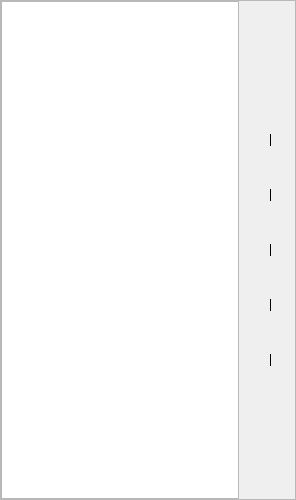
       <widget class="QFrame" name="frame_subcontents">
        <property name="minimumSize">
         <size>
          <width>0</width>
          <height>0</height>
         </size>
        </property>
        <property name="maximumSize">
         <size>
          <width>400</width>
          <height>16777215</height>
         </size>
        </property>
        <property name="frameShape">
         <enum>QFrame::Shape::StyledPanel</enum>
        </property>
        <property name="frameShadow">
         <enum>QFrame::Shadow::Raised</enum>
        </property>
        <layout class="QHBoxLayout" name="horizontalLayout_4" stretch="4,1">
         <property name="leftMargin">
          <number>0</number>
         </property>
         <property name="topMargin">
          <number>0</number>
         </property>
         <property name="rightMargin">
          <number>0</number>
         </property>
         <property name="bottomMargin">
          <number>0</number>
         </property>
         <item>
          <widget class="QTextBrowser" name="browser_guide">
           <property name="html">
            <string>&lt;!DOCTYPE HTML PUBLIC &quot;-//W3C//DTD HTML 4.0//EN&quot; &quot;http://www.w3.org/TR/REC-html40/strict.dtd&quot;&gt;
&lt;html&gt;&lt;head&gt;&lt;meta name=&quot;qrichtext&quot; content=&quot;1&quot; /&gt;&lt;meta charset=&quot;utf-8&quot; /&gt;&lt;style type=&quot;text/css&quot;&gt;
p, li { white-space: pre-wrap; }
hr { height: 1px; border-width: 0; }
li.unchecked::marker { content: &quot;\2610&quot;; }
li.checked::marker { content: &quot;\2612&quot;; }
&lt;/style&gt;&lt;/head&gt;&lt;body style=&quot; font-family:'.AppleSystemUIFont'; font-size:13pt; font-weight:400; font-style:normal;&quot;&gt;
&lt;p style=&quot;-qt-paragraph-type:empty; margin-top:0px; margin-bottom:0px; margin-left:0px; margin-right:0px; -qt-block-indent:0; text-indent:0px; font-family:'Yu Gothic UI'; font-size:9pt;&quot;&gt;&lt;br /&gt;&lt;/p&gt;&lt;/body&gt;&lt;/html&gt;</string>
           </property>
          </widget>
         </item>
         <item>
          <widget class="QWidget" name="widget_step" native="true">
           <property name="maximumSize">
            <size>
             <width>50</width>
             <height>16777215</height>
            </size>
           </property>
           <layout class="QVBoxLayout" name="verticalLayout_4">
            <property name="leftMargin">
             <number>0</number>
            </property>
            <property name="topMargin">
             <number>0</number>
            </property>
            <property name="rightMargin">
             <number>0</number>
            </property>
            <property name="bottomMargin">
             <number>0</number>
            </property>
            <item>
             <widget class="QToolButton" name="btn_step_up">
              <property name="enabled">
               <bool>true</bool>
              </property>
              <property name="minimumSize">
               <size>
                <width>24</width>
                <height>50</height>
               </size>
              </property>
              <property name="maximumSize">
               <size>
                <width>50</width>
                <height>100</height>
               </size>
              </property>
              <property name="font">
               <font>
                <pointsize>10</pointsize>
               </font>
              </property>
              <property name="focusPolicy">
               <enum>Qt::FocusPolicy::TabFocus</enum>
              </property>
              <property name="layoutDirection">
               <enum>Qt::LayoutDirection::LeftToRight</enum>
              </property>
              <property name="autoFillBackground">
               <bool>false</bool>
              </property>
              <property name="text">
               <string/>
              </property>
              <property name="icon">
               <iconset resource="../../assets/resources.qrc">
                <normaloff>:/icons/page_up.svg</normaloff>:/icons/page_up.svg</iconset>
              </property>
              <property name="iconSize">
               <size>
                <width>24</width>
                <height>24</height>
               </size>
              </property>
              <property name="checkable">
               <bool>false</bool>
              </property>
              <property name="autoRepeat">
               <bool>false</bool>
              </property>
              <property name="autoExclusive">
               <bool>false</bool>
              </property>
              <property name="popupMode">
               <enum>QToolButton::ToolButtonPopupMode::DelayedPopup</enum>
              </property>
              <property name="toolButtonStyle">
               <enum>Qt::ToolButtonStyle::ToolButtonIconOnly</enum>
              </property>
              <property name="autoRaise">
               <bool>true</bool>
              </property>
              <property name="arrowType">
               <enum>Qt::ArrowType::NoArrow</enum>
              </property>
             </widget>
            </item>
            <item>
             <spacer name="verticalSpacer_step_top">
              <property name="orientation">
               <enum>Qt::Orientation::Vertical</enum>
              </property>
              <property name="sizeType">
               <enum>QSizePolicy::Policy::Expanding</enum>
              </property>
              <property name="sizeHint" stdset="0">
               <size>
                <width>20</width>
                <height>40</height>
               </size>
              </property>
             </spacer>
            </item>
            <item>
             <widget class="QToolButton" name="btn_step_start">
              <property name="enabled">
               <bool>true</bool>
              </property>
              <property name="minimumSize">
               <size>
                <width>24</width>
                <height>24</height>
               </size>
              </property>
              <property name="maximumSize">
               <size>
                <width>50</width>
                <height>50</height>
               </size>
              </property>
              <property name="font">
               <font>
                <pointsize>10</pointsize>
               </font>
              </property>
              <property name="focusPolicy">
               <enum>Qt::FocusPolicy::TabFocus</enum>
              </property>
              <property name="layoutDirection">
               <enum>Qt::LayoutDirection::LeftToRight</enum>
              </property>
              <property name="autoFillBackground">
               <bool>false</bool>
              </property>
              <property name="text">
               <string/>
              </property>
              <property name="icon">
               <iconset resource="../../assets/resources.qrc">
                <normaloff>:/icons/start.svg</normaloff>:/icons/start.svg</iconset>
              </property>
              <property name="iconSize">
               <size>
                <width>24</width>
                <height>24</height>
               </size>
              </property>
              <property name="checkable">
               <bool>false</bool>
              </property>
              <property name="autoRepeat">
               <bool>false</bool>
              </property>
              <property name="autoExclusive">
               <bool>false</bool>
              </property>
              <property name="popupMode">
               <enum>QToolButton::ToolButtonPopupMode::DelayedPopup</enum>
              </property>
              <property name="toolButtonStyle">
               <enum>Qt::ToolButtonStyle::ToolButtonIconOnly</enum>
              </property>
              <property name="autoRaise">
               <bool>true</bool>
              </property>
              <property name="arrowType">
               <enum>Qt::ArrowType::NoArrow</enum>
              </property>
             </widget>
            </item>
            <item>
             <widget class="QWidget" name="widget_5" native="true">
              <property name="minimumSize">
               <size>
                <width>24</width>
                <height>0</height>
               </size>
              </property>
              <property name="maximumSize">
               <size>
                <width>50</width>
                <height>16777215</height>
               </size>
              </property>
              <property name="layoutDirection">
               <enum>Qt::LayoutDirection::LeftToRight</enum>
              </property>
              <property name="autoFillBackground">
               <bool>false</bool>
              </property>
              <layout class="QVBoxLayout" name="verticalLayout_3">
               <property name="leftMargin">
                <number>0</number>
               </property>
               <property name="topMargin">
                <number>0</number>
               </property>
               <property name="rightMargin">
                <number>0</number>
               </property>
               <property name="bottomMargin">
                <number>0</number>
               </property>
               <item>
                <widget class="QFrame" name="frame_step_connector_start_to_target">
                 <property name="minimumSize">
                  <size>
                   <width>24</width>
                   <height>12</height>
                  </size>
                 </property>
                 <property name="maximumSize">
                  <size>
                   <width>50</width>
                   <height>50</height>
                  </size>
                 </property>
                 <property name="frameShape">
                  <enum>QFrame::Shape::VLine</enum>
                 </property>
                 <property name="frameShadow">
                  <enum>QFrame::Shadow::Plain</enum>
                 </property>
                 <property name="lineWidth">
                  <number>1</number>
                 </property>
                 <property name="midLineWidth">
                  <number>0</number>
                 </property>
                </widget>
               </item>
               <item>
                <widget class="QToolButton" name="btn_step_target">
                 <property name="enabled">
                  <bool>true</bool>
                 </property>
                 <property name="minimumSize">
                  <size>
                   <width>24</width>
                   <height>24</height>
                  </size>
                 </property>
                 <property name="maximumSize">
                  <size>
                   <width>50</width>
                   <height>50</height>
                  </size>
                 </property>
                 <property name="font">
                  <font>
                   <pointsize>10</pointsize>
                  </font>
                 </property>
                 <property name="focusPolicy">
                  <enum>Qt::FocusPolicy::TabFocus</enum>
                 </property>
                 <property name="layoutDirection">
                  <enum>Qt::LayoutDirection::LeftToRight</enum>
                 </property>
                 <property name="autoFillBackground">
                  <bool>false</bool>
                 </property>
                 <property name="text">
                  <string/>
                 </property>
                 <property name="icon">
                  <iconset resource="../../assets/resources.qrc">
                   <normaloff>:/icons/sample-list.svg</normaloff>:/icons/sample-list.svg</iconset>
                 </property>
                 <property name="iconSize">
                  <size>
                   <width>24</width>
                   <height>24</height>
                  </size>
                 </property>
                 <property name="checkable">
                  <bool>false</bool>
                 </property>
                 <property name="autoRepeat">
                  <bool>false</bool>
                 </property>
                 <property name="autoExclusive">
                  <bool>false</bool>
                 </property>
                 <property name="popupMode">
                  <enum>QToolButton::ToolButtonPopupMode::DelayedPopup</enum>
                 </property>
                 <property name="toolButtonStyle">
                  <enum>Qt::ToolButtonStyle::ToolButtonIconOnly</enum>
                 </property>
                 <property name="autoRaise">
                  <bool>true</bool>
                 </property>
                 <property name="arrowType">
                  <enum>Qt::ArrowType::NoArrow</enum>
                 </property>
                </widget>
               </item>
               <item>
                <widget class="QFrame" name="frame_step_connector_target_to_analysis">
                 <property name="minimumSize">
                  <size>
                   <width>24</width>
                   <height>12</height>
                  </size>
                 </property>
                 <property name="maximumSize">
                  <size>
                   <width>50</width>
                   <height>50</height>
                  </size>
                 </property>
                 <property name="frameShape">
                  <enum>QFrame::Shape::VLine</enum>
                 </property>
                 <property name="frameShadow">
                  <enum>QFrame::Shadow::Plain</enum>
                 </property>
                 <property name="lineWidth">
                  <number>1</number>
                 </property>
                 <property name="midLineWidth">
                  <number>0</number>
                 </property>
                </widget>
               </item>
               <item>
                <widget class="QToolButton" name="btn_step_analysis">
                 <property name="enabled">
                  <bool>true</bool>
                 </property>
                 <property name="minimumSize">
                  <size>
                   <width>24</width>
                   <height>24</height>
                  </size>
                 </property>
                 <property name="maximumSize">
                  <size>
                   <width>50</width>
                   <height>50</height>
                  </size>
                 </property>
                 <property name="font">
                  <font>
                   <pointsize>10</pointsize>
                  </font>
                 </property>
                 <property name="focusPolicy">
                  <enum>Qt::FocusPolicy::TabFocus</enum>
                 </property>
                 <property name="layoutDirection">
                  <enum>Qt::LayoutDirection::LeftToRight</enum>
                 </property>
                 <property name="autoFillBackground">
                  <bool>false</bool>
                 </property>
                 <property name="text">
                  <string/>
                 </property>
                 <property name="icon">
                  <iconset resource="../../assets/resources.qrc">
                   <normaloff>:/icons/analysis.svg</normaloff>:/icons/analysis.svg</iconset>
                 </property>
                 <property name="iconSize">
                  <size>
                   <width>24</width>
                   <height>24</height>
                  </size>
                 </property>
                 <property name="checkable">
                  <bool>false</bool>
                 </property>
                 <property name="autoRepeat">
                  <bool>false</bool>
                 </property>
                 <property name="autoExclusive">
                  <bool>false</bool>
                 </property>
                 <property name="popupMode">
                  <enum>QToolButton::ToolButtonPopupMode::DelayedPopup</enum>
                 </property>
                 <property name="toolButtonStyle">
                  <enum>Qt::ToolButtonStyle::ToolButtonIconOnly</enum>
                 </property>
                 <property name="autoRaise">
                  <bool>true</bool>
                 </property>
                 <property name="arrowType">
                  <enum>Qt::ArrowType::NoArrow</enum>
                 </property>
                </widget>
               </item>
               <item>
                <widget class="QFrame" name="frame_step_connector_analysis_to_entry">
                 <property name="minimumSize">
                  <size>
                   <width>24</width>
                   <height>12</height>
                  </size>
                 </property>
                 <property name="maximumSize">
                  <size>
                   <width>50</width>
                   <height>50</height>
                  </size>
                 </property>
                 <property name="frameShape">
                  <enum>QFrame::Shape::VLine</enum>
                 </property>
                 <property name="frameShadow">
                  <enum>QFrame::Shadow::Plain</enum>
                 </property>
                 <property name="lineWidth">
                  <number>1</number>
                 </property>
                 <property name="midLineWidth">
                  <number>0</number>
                 </property>
                </widget>
               </item>
               <item>
                <widget class="QToolButton" name="btn_step_entry">
                 <property name="enabled">
                  <bool>true</bool>
                 </property>
                 <property name="minimumSize">
                  <size>
                   <width>24</width>
                   <height>24</height>
                  </size>
                 </property>
                 <property name="maximumSize">
                  <size>
                   <width>50</width>
                   <height>50</height>
                  </size>
                 </property>
                 <property name="font">
                  <font>
                   <pointsize>10</pointsize>
                  </font>
                 </property>
                 <property name="focusPolicy">
                  <enum>Qt::FocusPolicy::TabFocus</enum>
                 </property>
                 <property name="layoutDirection">
                  <enum>Qt::LayoutDirection::LeftToRight</enum>
                 </property>
                 <property name="autoFillBackground">
                  <bool>false</bool>
                 </property>
                 <property name="text">
                  <string/>
                 </property>
                 <property name="icon">
                  <iconset resource="../../assets/resources.qrc">
                   <normaloff>:/icons/data-input.svg</normaloff>:/icons/data-input.svg</iconset>
                 </property>
                 <property name="iconSize">
                  <size>
                   <width>24</width>
                   <height>24</height>
                  </size>
                 </property>
                 <property name="checkable">
                  <bool>false</bool>
                 </property>
                 <property name="autoRepeat">
                  <bool>false</bool>
                 </property>
                 <property name="autoExclusive">
                  <bool>false</bool>
                 </property>
                 <property name="popupMode">
                  <enum>QToolButton::ToolButtonPopupMode::DelayedPopup</enum>
                 </property>
                 <property name="toolButtonStyle">
                  <enum>Qt::ToolButtonStyle::ToolButtonIconOnly</enum>
                 </property>
                 <property name="autoRaise">
                  <bool>true</bool>
                 </property>
                 <property name="arrowType">
                  <enum>Qt::ArrowType::NoArrow</enum>
                 </property>
                </widget>
               </item>
               <item>
                <widget class="QFrame" name="frame_step_connector_entry_to_review">
                 <property name="minimumSize">
                  <size>
                   <width>24</width>
                   <height>12</height>
                  </size>
                 </property>
                 <property name="maximumSize">
                  <size>
                   <width>50</width>
                   <height>50</height>
                  </size>
                 </property>
                 <property name="frameShape">
                  <enum>QFrame::Shape::VLine</enum>
                 </property>
                 <property name="frameShadow">
                  <enum>QFrame::Shadow::Plain</enum>
                 </property>
                 <property name="lineWidth">
                  <number>1</number>
                 </property>
                 <property name="midLineWidth">
                  <number>0</number>
                 </property>
                </widget>
               </item>
               <item>
                <widget class="QToolButton" name="btn_step_review">
                 <property name="enabled">
                  <bool>true</bool>
                 </property>
                 <property name="minimumSize">
                  <size>
                   <width>24</width>
                   <height>24</height>
                  </size>
                 </property>
                 <property name="maximumSize">
                  <size>
                   <width>50</width>
                   <height>50</height>
                  </size>
                 </property>
                 <property name="font">
                  <font>
                   <pointsize>10</pointsize>
                  </font>
                 </property>
                 <property name="focusPolicy">
                  <enum>Qt::FocusPolicy::TabFocus</enum>
                 </property>
                 <property name="layoutDirection">
                  <enum>Qt::LayoutDirection::LeftToRight</enum>
                 </property>
                 <property name="autoFillBackground">
                  <bool>false</bool>
                 </property>
                 <property name="text">
                  <string/>
                 </property>
                 <property name="icon">
                  <iconset resource="../../assets/resources.qrc">
                   <normaloff>:/icons/flow.svg</normaloff>:/icons/flow.svg</iconset>
                 </property>
                 <property name="iconSize">
                  <size>
                   <width>24</width>
                   <height>24</height>
                  </size>
                 </property>
                 <property name="checkable">
                  <bool>false</bool>
                 </property>
                 <property name="autoRepeat">
                  <bool>false</bool>
                 </property>
                 <property name="autoExclusive">
                  <bool>false</bool>
                 </property>
                 <property name="popupMode">
                  <enum>QToolButton::ToolButtonPopupMode::DelayedPopup</enum>
                 </property>
                 <property name="toolButtonStyle">
                  <enum>Qt::ToolButtonStyle::ToolButtonIconOnly</enum>
                 </property>
                 <property name="autoRaise">
                  <bool>true</bool>
                 </property>
                 <property name="arrowType">
                  <enum>Qt::ArrowType::NoArrow</enum>
                 </property>
                </widget>
               </item>
               <item>
                <widget class="QFrame" name="frame_step_connector_review_to_end">
                 <property name="minimumSize">
                  <size>
                   <width>24</width>
                   <height>12</height>
                  </size>
                 </property>
                 <property name="maximumSize">
                  <size>
                   <width>50</width>
                   <height>50</height>
                  </size>
                 </property>
                 <property name="frameShape">
                  <enum>QFrame::Shape::VLine</enum>
                 </property>
                 <property name="frameShadow">
                  <enum>QFrame::Shadow::Plain</enum>
                 </property>
                 <property name="lineWidth">
                  <number>1</number>
                 </property>
                 <property name="midLineWidth">
                  <number>0</number>
                 </property>
                </widget>
               </item>
               <item>
                <widget class="QToolButton" name="btn_step_end">
                 <property name="enabled">
                  <bool>true</bool>
                 </property>
                 <property name="minimumSize">
                  <size>
                   <width>24</width>
                   <height>24</height>
                  </size>
                 </property>
                 <property name="maximumSize">
                  <size>
                   <width>50</width>
                   <height>50</height>
                  </size>
                 </property>
                 <property name="font">
                  <font>
                   <pointsize>10</pointsize>
                  </font>
                 </property>
                 <property name="focusPolicy">
                  <enum>Qt::FocusPolicy::TabFocus</enum>
                 </property>
                 <property name="layoutDirection">
                  <enum>Qt::LayoutDirection::LeftToRight</enum>
                 </property>
                 <property name="autoFillBackground">
                  <bool>false</bool>
                 </property>
                 <property name="text">
                  <string/>
                 </property>
                 <property name="icon">
                  <iconset resource="../../assets/resources.qrc">
                   <normaloff>:/icons/end.svg</normaloff>:/icons/end.svg</iconset>
                 </property>
                 <property name="iconSize">
                  <size>
                   <width>24</width>
                   <height>24</height>
                  </size>
                 </property>
                 <property name="checkable">
                  <bool>false</bool>
                 </property>
                 <property name="autoRepeat">
                  <bool>false</bool>
                 </property>
                 <property name="autoExclusive">
                  <bool>false</bool>
                 </property>
                 <property name="popupMode">
                  <enum>QToolButton::ToolButtonPopupMode::DelayedPopup</enum>
                 </property>
                 <property name="toolButtonStyle">
                  <enum>Qt::ToolButtonStyle::ToolButtonIconOnly</enum>
                 </property>
                 <property name="autoRaise">
                  <bool>true</bool>
                 </property>
                 <property name="arrowType">
                  <enum>Qt::ArrowType::NoArrow</enum>
                 </property>
                </widget>
               </item>
              </layout>
             </widget>
            </item>
            <item>
             <spacer name="verticalSpacer_step_buttom">
              <property name="orientation">
               <enum>Qt::Orientation::Vertical</enum>
              </property>
              <property name="sizeHint" stdset="0">
               <size>
                <width>20</width>
                <height>40</height>
               </size>
              </property>
             </spacer>
            </item>
            <item>
             <widget class="QToolButton" name="btn_step_down">
              <property name="enabled">
               <bool>true</bool>
              </property>
              <property name="minimumSize">
               <size>
                <width>24</width>
                <height>50</height>
               </size>
              </property>
              <property name="maximumSize">
               <size>
                <width>50</width>
                <height>50</height>
               </size>
              </property>
              <property name="font">
               <font>
                <pointsize>10</pointsize>
               </font>
              </property>
              <property name="focusPolicy">
               <enum>Qt::FocusPolicy::TabFocus</enum>
              </property>
              <property name="layoutDirection">
               <enum>Qt::LayoutDirection::LeftToRight</enum>
              </property>
              <property name="autoFillBackground">
               <bool>false</bool>
              </property>
              <property name="text">
               <string/>
              </property>
              <property name="icon">
               <iconset resource="../../assets/resources.qrc">
                <normaloff>:/icons/page_down.svg</normaloff>:/icons/page_down.svg</iconset>
              </property>
              <property name="iconSize">
               <size>
                <width>24</width>
                <height>24</height>
               </size>
              </property>
              <property name="checkable">
               <bool>false</bool>
              </property>
              <property name="autoRepeat">
               <bool>false</bool>
              </property>
              <property name="autoExclusive">
               <bool>false</bool>
              </property>
              <property name="popupMode">
               <enum>QToolButton::ToolButtonPopupMode::DelayedPopup</enum>
              </property>
              <property name="toolButtonStyle">
               <enum>Qt::ToolButtonStyle::ToolButtonIconOnly</enum>
              </property>
              <property name="autoRaise">
               <bool>true</bool>
              </property>
              <property name="arrowType">
               <enum>Qt::ArrowType::NoArrow</enum>
              </property>
             </widget>
            </item>
           </layout>
          </widget>
         </item>
        </layout>
       </widget>
